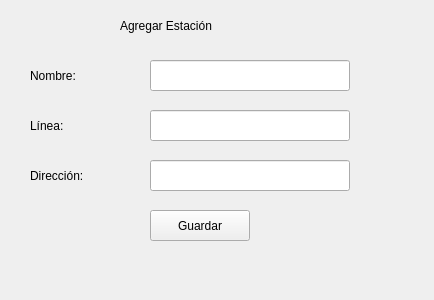
<?xml version="1.0" encoding="UTF-8"?>
<ui version="4.0">
 <class>AgregarEstacion</class>
 <widget class="QWidget" name="AgregarEstacion">
  <property name="geometry">
   <rect>
    <x>0</x>
    <y>0</y>
    <width>434</width>
    <height>300</height>
   </rect>
  </property>
  <property name="windowTitle">
   <string>Agregar Estación</string>
  </property>
  
  <widget class="QLabel" name="label">
   <property name="geometry">
    <rect>
     <x>120</x>
     <y>10</y>
     <width>181</width>
     <height>31</height>
    </rect>
   </property>
   <property name="text">
    <string>Agregar Estación</string>
   </property>
  </widget>

  <widget class="QLabel" name="label_nombre">
   <property name="geometry">
    <rect>
     <x>30</x>
     <y>60</y>
     <width>121</width>
     <height>31</height>
    </rect>
   </property>
   <property name="text">
    <string>Nombre:</string>  
   </property>
  </widget>
  
  <widget class="QLineEdit" name="line_edit_nombre">
   <property name="geometry">
    <rect>
     <x>150</x>
     <y>60</y>
     <width>200</width>
     <height>31</height>
    </rect>
   </property>
  </widget>

  <widget class="QLabel" name="label_linea">
   <property name="geometry">
    <rect>
     <x>30</x>
     <y>110</y>
     <width>121</width>
     <height>31</height>
    </rect>
   </property>
   <property name="text">
    <string>Línea:</string>
   </property>
  </widget>

  <widget class="QLineEdit" name="line_edit_linea">
   <property name="geometry">
    <rect>
     <x>150</x>
     <y>110</y>
     <width>200</width>
     <height>31</height>
    </rect>
   </property>
  </widget>

  <widget class="QLabel" name="label_direccion">
   <property name="geometry">
    <rect>
     <x>30</x>
     <y>160</y>
     <width>121</width>
     <height>31</height>
    </rect>
   </property>
   <property name="text">
    <string>Dirección:</string>
   </property>
  </widget>

  <widget class="QLineEdit" name="line_edit_direccion">
   <property name="geometry">
    <rect>
     <x>150</x>
     <y>160</y>
     <width>200</width>
     <height>31</height>
    </rect>
   </property>
  </widget>

  <widget class="QPushButton" name="btn_guardar">
   <property name="geometry">
    <rect>
     <x>150</x>
     <y>210</y>
     <width>100</width>
     <height>31</height>
    </rect>
   </property>
   <property name="text">
    <string>Guardar</string>
   </property>
  </widget>

 </widget>
 <resources/>
 <connections/>
</ui>
